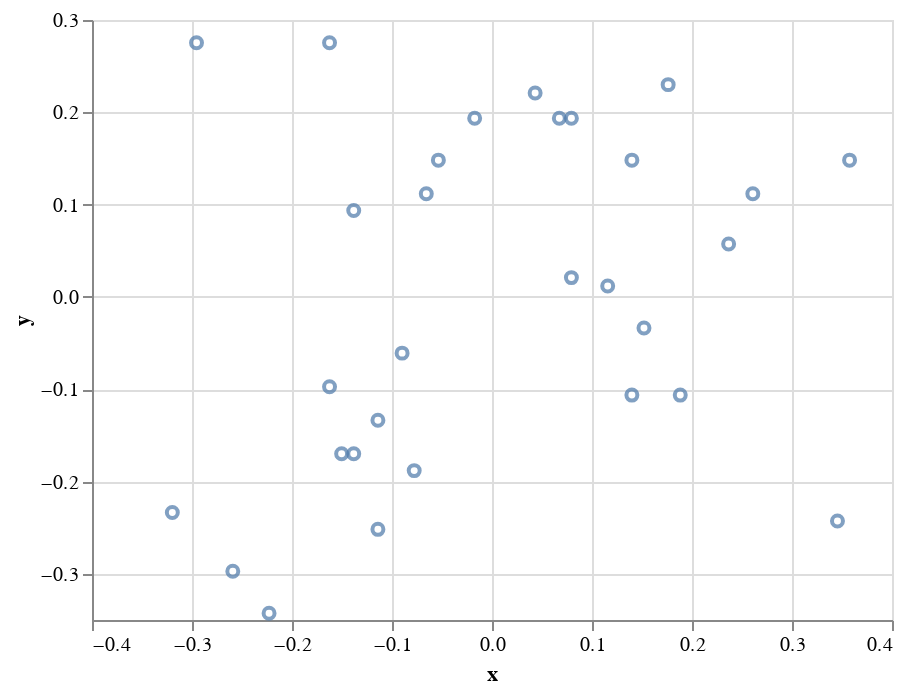

Notebook code cell kept with this figure:
### Code cell
xs_dir = direction(xs_demean)
ys_dir = direction(ys_demean)

df = pd.DataFrame({'x': xs_dir, 'y': ys_dir})
alt.Chart(df).mark_point().encode(
    alt.X('x:Q'), alt.Y('y:Q'), alt.Tooltip(['x', 'y'])
)

### Figure 1 — Vega-Lite specification as saved in the notebook (floating-point values rounded to 4 significant figures)
{"config": {"view": {"continuousWidth": 400, "continuousHeight": 300}}, "data": {"name": "data-4cbdaba46d25db68017e0689aa4af2c4"}, "mark": "point", "encoding": {"tooltip": [{"type": "quantitative", "field": "x"}, {"type": "quantitative", "field": "y"}], "x": {"type": "quantitative", "field": "x"}, "y": {"type": "quantitative", "field": "y"}}, "$schema": "https://vega.github.io/schema/vega-lite/v4.8.1.json", "datasets": {"data-4cbdaba46d25db68017e0689aa4af2c4": [{"x": -0.1383, "y": -0.17}, {"x": 0.06732, "y": 0.1936}, {"x": 0.1399, "y": 0.1482}, {"x": -0.1625, "y": 0.2754}, {"x": -0.1141, "y": -0.1336}, {"x": 0.2366, "y": 0.05727}, {"x": 0.04313, "y": 0.2209}, {"x": 0.3455, "y": -0.2427}, {"x": 0.1399, "y": -0.1064}, {"x": -0.1625, "y": -0.09726}, {"x": -0.1383, "y": 0.09363}, {"x": -0.1504, "y": -0.17}, {"x": 0.07941, "y": 0.02091}, {"x": 0.152, "y": -0.03363}, {"x": 0.1762, "y": 0.23}, {"x": 0.1883, "y": -0.1064}, {"x": -0.2955, "y": 0.2754}, {"x": 0.3576, "y": 0.1482}, {"x": 0.07941, "y": 0.1936}, {"x": -0.05361, "y": 0.1482}, {"x": -0.2592, "y": -0.2972}, {"x": -0.0899, "y": -0.0609}, {"x": -0.01733, "y": 0.1936}, {"x": 0.2608, "y": 0.1118}, {"x": -0.0778, "y": -0.1882}, {"x": -0.06571, "y": 0.1118}, {"x": -0.1141, "y": -0.2518}, {"x": -0.3197, "y": -0.2336}, {"x": -0.2229, "y": -0.3427}, {"x": 0.1157, "y": 0.01182}]}}
